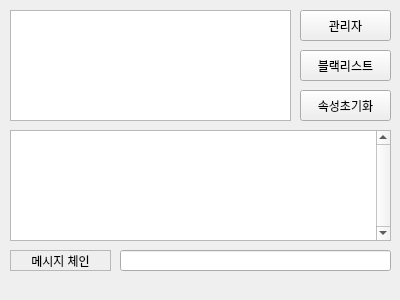
<?xml version="1.0" encoding="UTF-8"?>
<ui version="4.0">
 <class>MainWindow</class>
 <widget class="QMainWindow" name="MainWindow">
  <property name="geometry">
   <rect>
    <x>0</x>
    <y>0</y>
    <width>400</width>
    <height>300</height>
   </rect>
  </property>
  <property name="windowTitle">
   <string>Chat Server</string>
  </property>
  <widget class="QWidget" name="centralWidget">
   <widget class="QPushButton" name="admin">
    <property name="geometry">
     <rect>
      <x>300</x>
      <y>10</y>
      <width>91</width>
      <height>31</height>
     </rect>
    </property>
    <property name="text">
     <string>관리자</string>
    </property>
   </widget>
   <widget class="QTableView" name="user">
    <property name="geometry">
     <rect>
      <x>10</x>
      <y>10</y>
      <width>281</width>
      <height>111</height>
     </rect>
    </property>
   </widget>
   <widget class="QPushButton" name="blacklist">
    <property name="geometry">
     <rect>
      <x>300</x>
      <y>50</y>
      <width>91</width>
      <height>31</height>
     </rect>
    </property>
    <property name="text">
     <string>블랙리스트</string>
    </property>
   </widget>
   <widget class="QPushButton" name="normal">
    <property name="geometry">
     <rect>
      <x>300</x>
      <y>90</y>
      <width>91</width>
      <height>31</height>
     </rect>
    </property>
    <property name="text">
     <string>속성초기화</string>
    </property>
   </widget>
   <widget class="QListView" name="log">
    <property name="geometry">
     <rect>
      <x>10</x>
      <y>130</y>
      <width>381</width>
      <height>111</height>
     </rect>
    </property>
    <property name="frameShape">
     <enum>QFrame::StyledPanel</enum>
    </property>
    <property name="frameShadow">
     <enum>QFrame::Sunken</enum>
    </property>
    <property name="verticalScrollBarPolicy">
     <enum>Qt::ScrollBarAlwaysOn</enum>
    </property>
   </widget>
   <widget class="QLabel" name="label">
    <property name="geometry">
     <rect>
      <x>10</x>
      <y>250</y>
      <width>101</width>
      <height>21</height>
     </rect>
    </property>
    <property name="frameShape">
     <enum>QFrame::StyledPanel</enum>
    </property>
    <property name="text">
     <string>메시지 체인</string>
    </property>
    <property name="alignment">
     <set>Qt::AlignCenter</set>
    </property>
   </widget>
   <widget class="QLineEdit" name="lineEdit">
    <property name="geometry">
     <rect>
      <x>120</x>
      <y>250</y>
      <width>271</width>
      <height>21</height>
     </rect>
    </property>
    <property name="readOnly">
     <bool>true</bool>
    </property>
   </widget>
  </widget>
  <widget class="QStatusBar" name="statusBar">
   <property name="sizeGripEnabled">
    <bool>false</bool>
   </property>
  </widget>
 </widget>
 <layoutdefault spacing="6" margin="11"/>
 <resources/>
 <connections/>
</ui>
